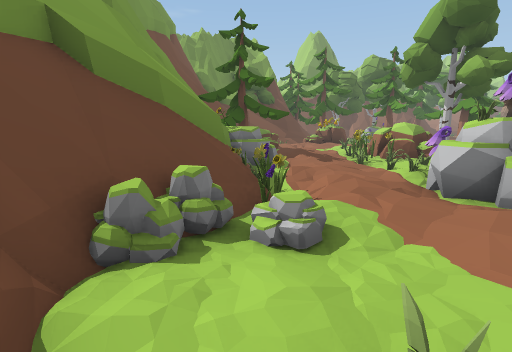
[1] (above)

24 first-person views from a walk through a Unity game level. The camera is 1.2 m above the floor, tilts 10° down and sees 85° across. The floor is counted in squares, 1 m on a side. Each view is taken from the middle of a square. On the plan, view 1 faces up. The plan holds only what a view shows up to about 13 squares ahead; the rest is blank. The place goes on beyond the plan. The player character is not drawn. Some animated figures are not drawn.

[2]
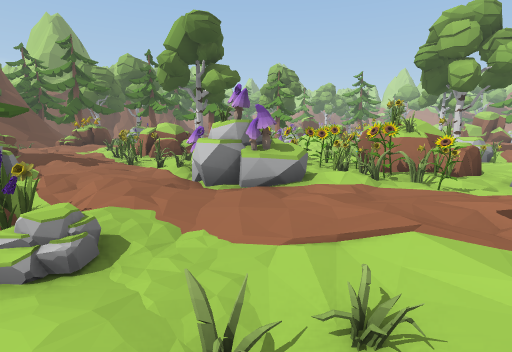

[3]
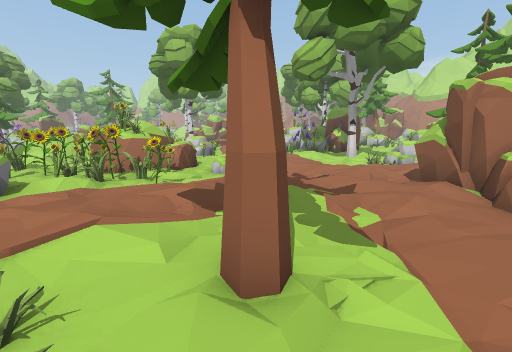

[4]
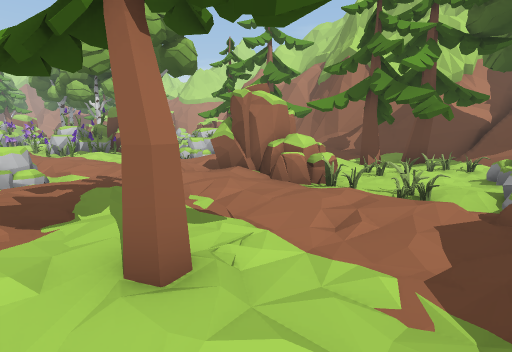

[5]
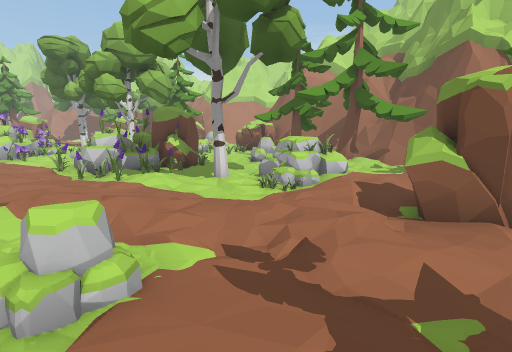

[6]
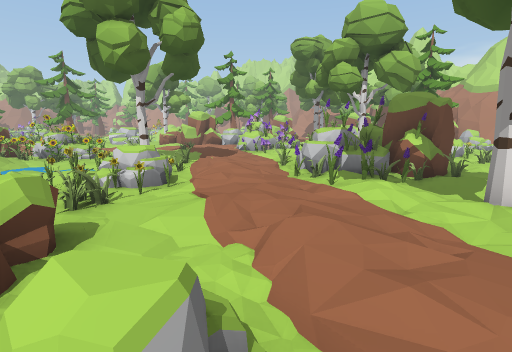

[7]
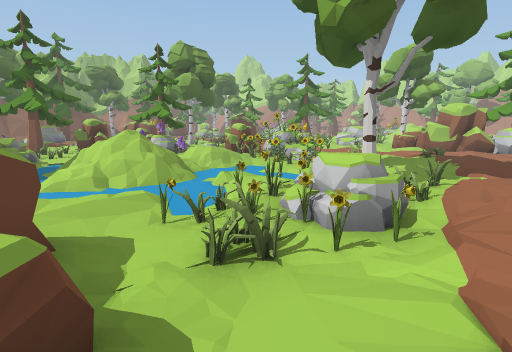

[8]
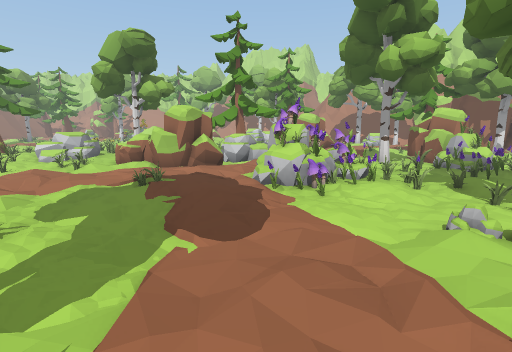

[9]
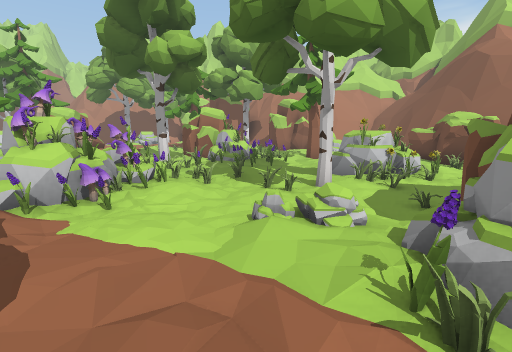

[10]
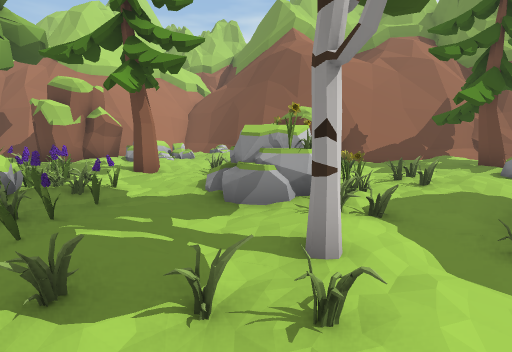

[11]
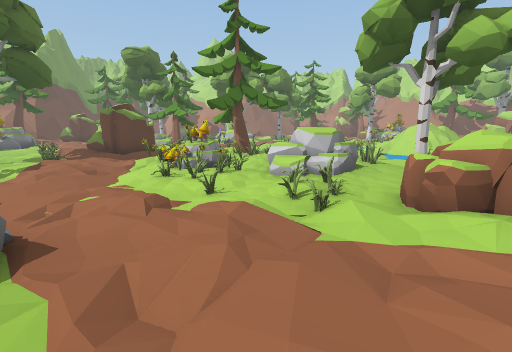

[12]
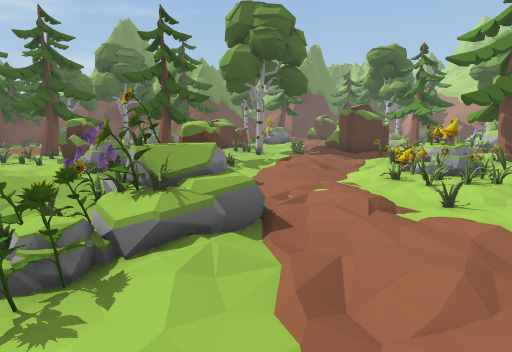

[13]
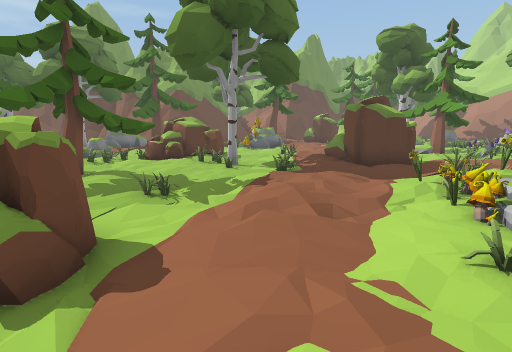

[14]
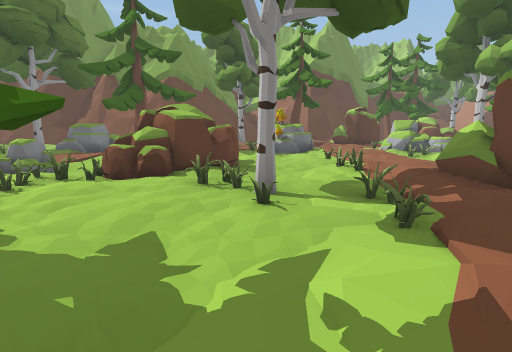

[15]
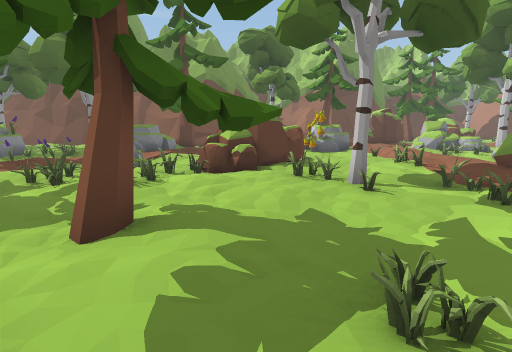

[16]
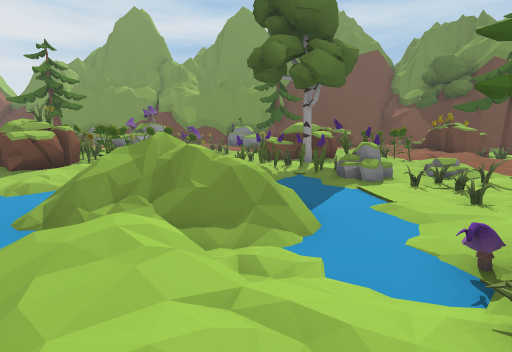

[17]
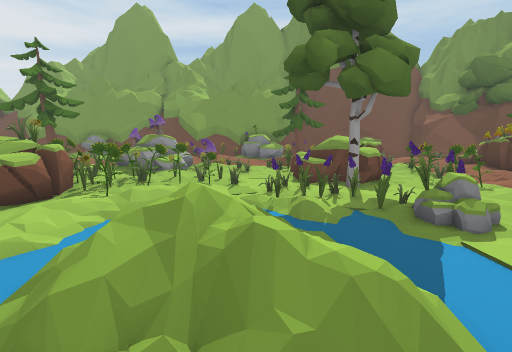

[18]
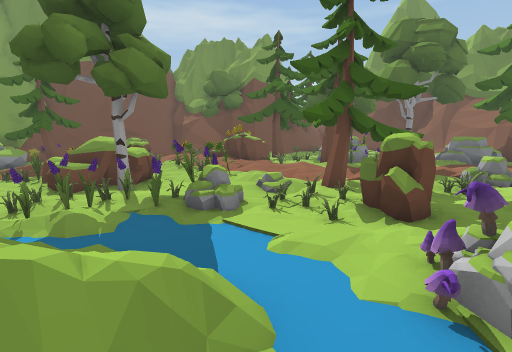

[19]
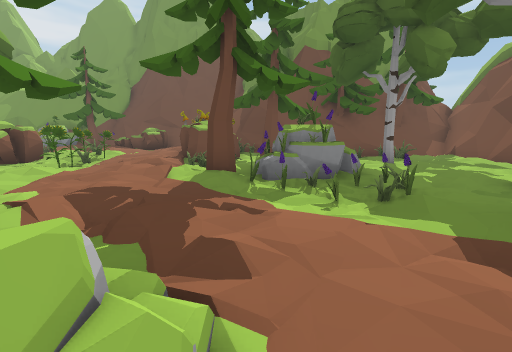

[20]
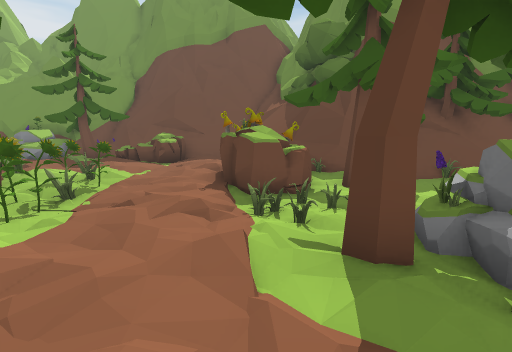

[21]
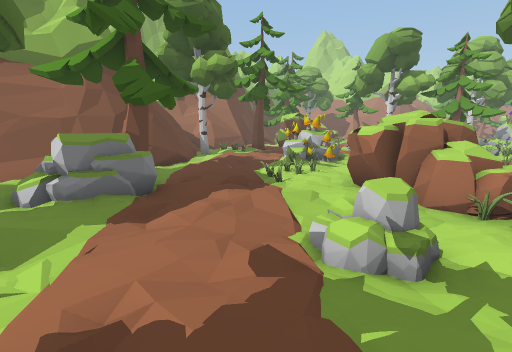

[22]
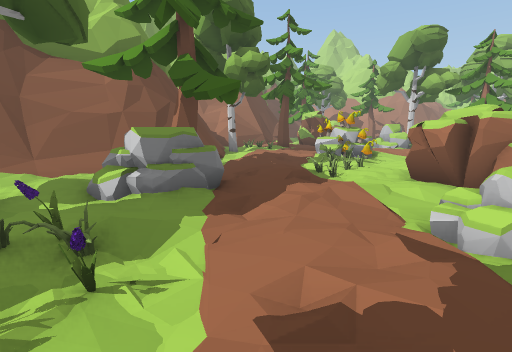

[23]
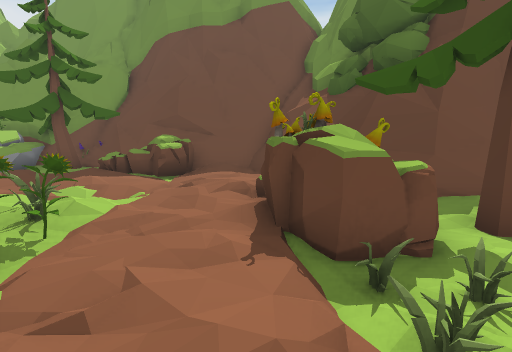

[24]
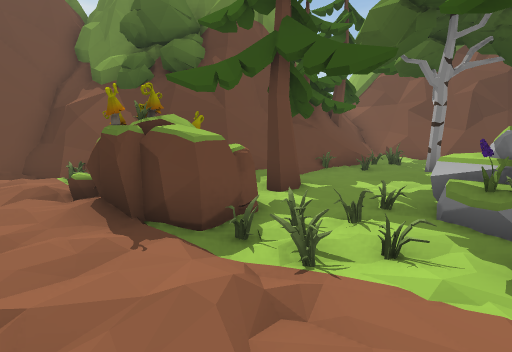

### Floor plan
Key: @ floor where view 1 was taken; # wall or solid block; . main floor; : floor 0.25 m higher than the main floor; - floor 0.25 m lower than the main floor; + floor 1 m higher than the main floor; / step, stairs or slope; = window, fence, low wall or low ledge; ^ raised ledge; O other object.
Columns run from 3 left of view 1 to 30 right of it. Each row starts with its distance up from view 1.
 29       ##====  ==#####=//
 28      ##O..:.. ...  ..//::
 27      ##O......./. OO..//.OO
 26       #O.O....O.OOO/....OOO   OO
 25       #O.OO../..OO./:/OOOOO/:.OOO
 24       # O./..OO.///:OOO.O..///OO
 23       #OO.. OOO/././/....../:/.O
 22       ##O..OOOO..../.OO ...O...OO
 21     ###OO.O.OO././/..OOO...O./.
 20   #### OOOOOO:.::.O..OOO/.OO..OO
 19 ####O  OOOOO/..:...OOOOO.../O  .:.
 18 ##==/O/OO/:/:.///:OO...OO.O/OOO...
 17 ##=:../:../../OOO.O:O...O.O/.OO:::
 16  #=OO.......///O.O..O.....O...://O
 15   =OO../OOOO///OOO..OOO..//:..OO O
 14 ##=/O./.O/O/...OO..:O..O./:..OO  O
 13 ##O//:./OOO..OOO..OO /.O./:.OOO O
 12 # O/./.OOOOO.O/----OO ../:/OOOO.O
 11  OOOO:/OOOOOO/-----O/ OO/..OOOO:.
 10  #OO/:.OO//OO/-///////OO/..OOO..
  9  #OO../.O..O/--//////OOO///..OO
  8  # O/./OO.OO/-//+////OOOO./O..OO
  7 O##O::.OOOO /////.---OOO//./OO/..
  6   #O/:.OO.OO//---/--OOO/./..O....
  5   #O/:OOOOOOO/./-/.-.../....OO
  4  ##O::.OOOOOOO.OOOOO  ....:.OO
  3  #O//.:./OOOOO.OOOO.O.../O:/OO  O
  2  #O...:/.OOOOO.OOO.O....O.//OO  O
  1  ##.OO::/OOOOO.OOOOO////://:. OOOO
  0    @O.O/////../////::.:/.OO//.OO
 -1    //OO./:.:./.:.////...OOOO
 -2    /..../...://...OO/...OOOO
 -3    ///././/:.///OOOO///..OOOO
 -4     :...:////../OOOO/:..OOOO.
 -5     O/OOOO/:OOO./OOO...OOO.O.O
 -6    O.OOOOO./OO../OOOO.O...OO../
 -7    //.OO  /./OO//....OOO..OOOOOO
 -8    O.O..O /. OO ../..OOO/.OOO OO
 -9     OO.O   ..   OO.OOOOO/..OO O
-10     .OOO./ ...   O....O O...OOO
-11     /.OO/: ../  O...OO  O.O..O
-12     O/==#####/O OO...O. /.:.... O
-13     =#########=//O.#OOOO../ .OOO.
-14     ^#       ######## O ./OOOO  #
-15     ##       ###########=/ O=#  ##

Positions as (right, up) in squares from view 1, and headings:
1: (0, 0), facing up
2: (0, 0), facing up-right
3: (0, -1), facing right
4: (0, 0), facing down-right
5: (5, 0), facing down-right
6: (7, -1), facing right
7: (10, 0), facing up-right
8: (15, 0), facing right
9: (16, 0), facing down-right
10: (20, -3), facing down
11: (21, 4), facing up-right
12: (21, 4), facing up
13: (22, 8), facing up
14: (21, 13), facing up
15: (19, 12), facing up
16: (18, 10), facing left
17: (16, 9), facing left
18: (16, 9), facing up-left
19: (16, 21), facing left
20: (12, 19), facing left
21: (12, 19), facing up-right
22: (11, 20), facing up-right
23: (9, 18), facing left
24: (9, 17), facing up-left
